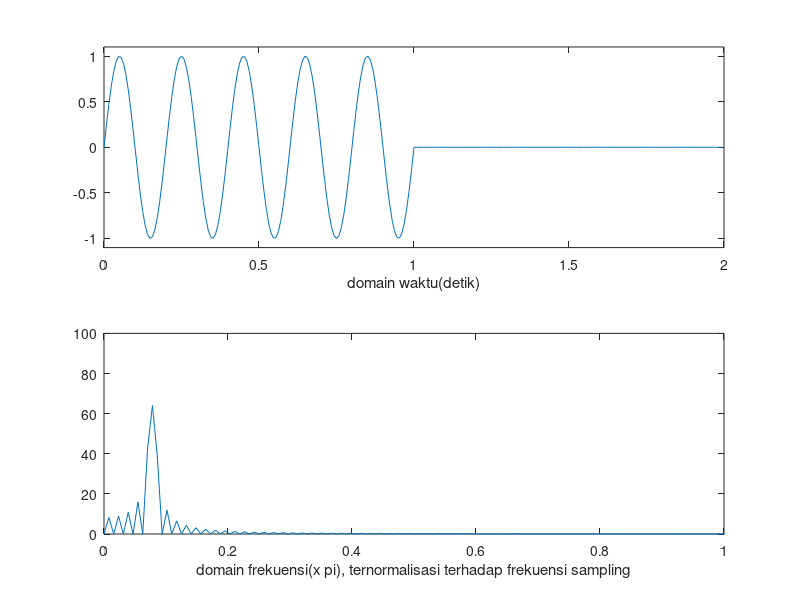

MATLAB code to generate this figure:
clear all
T=128;
zpf=2;
n=0:1/T:(T-1)/T;
fi=5;
xw=[sin(2*pi*n*fi),zeros(1,(zpf-1)*T)];
nn=length(xw);
k=0:nn-1;

subplot(211);
plot(zpf*k/nn,xw);
axis([0 zpf -1.1 1.1])
xlabel('domain waktu(detik)')

X=fft(xw);
spec=abs(X);
f_X=length(X);
f=0:f_X-1;

        subplot(212);
plot(f/T,spec);
axis([0 T/T 0 100])
xlabel('domain frekuensi(x pi), ternormalisasi terhadap frekuensi sampling')

%subplot(313);
%plot(f/2,spec);
%axis([0 T/2 0 100])
%xlabel('domain frekuensi')

%subplot(212);
%plot(f/2,spec);
%axis([0 T/2 0 40])
%xlabel('domain frekuensi dalamdB')
%grid
